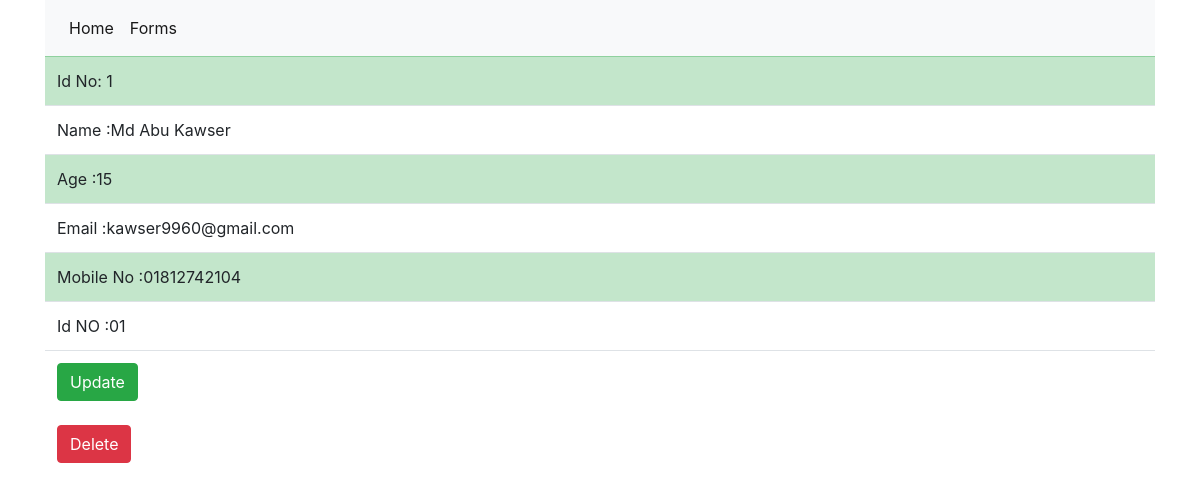
The page /details/1 on the database its author committed.
### dataapp/models.py (models this page shows, shortened)
class Student(models.Model):
    name = models.CharField(max_length=30)
    age = models.CharField(max_length=30)
    Student_Email = models.CharField(max_length=30)
    mobile_no = models.CharField(max_length=30)
    Id_no = models.CharField(max_length=30)

### dataapp/views.py (the view)
# urls.py: path('details/<int:id>',details, name='details'),
def details(request,id):
    data = Student.objects.get(id = id)
    dict = {"info":data}
    return render(request,'details.html',context=dict)

### templates/details.html
{% extends 'base.html' %}
{% block body %}
<div class="container">
  <table class="table table-hover">
    <tr class="table-success">
      <td>Id No: {{info.id}}</td></tr>
      <tr><td>Name :{{info.name}}</td></tr>
      <tr><td class="table-success">Age :{{info.age}}</td></tr>
      <tr><td> Email :{{info.Student_Email}}</td></tr>
      <tr><td class="table-success">Mobile No :{{info.mobile_no}}</td></tr>
      <tr><td>Id NO :{{info.Id_no}}</td></tr>
    <tr>
      <td><a href="{% url 'dataapp:update' id=info.id %}" class="btn btn-success">Update</a> <br><br>
      <a  href="{% url 'dataapp:delete' id=info.id %}" class="btn btn-danger">Delete</a></td>
    </tr>
  </table>
</div>
{% endblock body %}

### rows shown on the page
Student: id "1", name "Md Abu Kawser", age "15", Student_Email "kawser9960@gmail.com", mobile_no "01812742104", Id_no "01"
